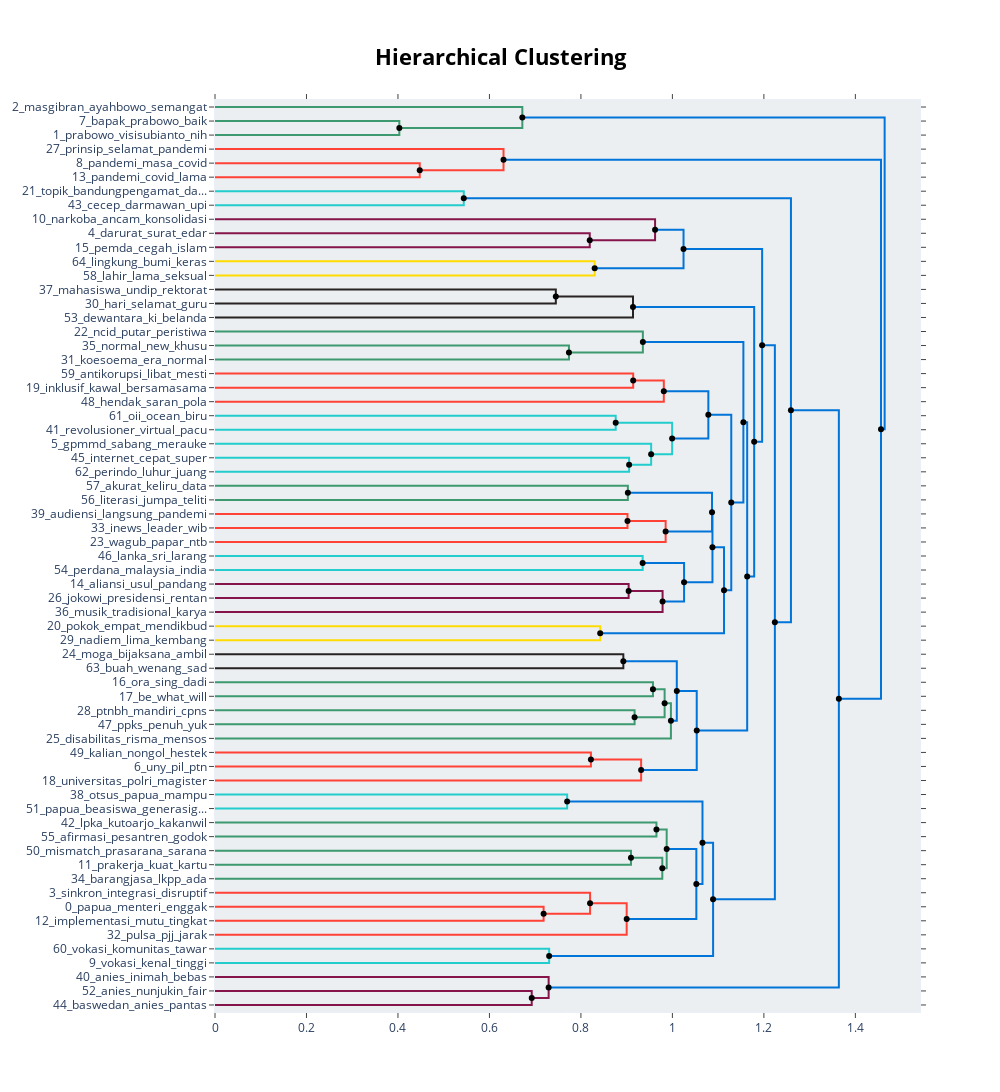

Notebook code for this chart:
### Code cell
hierarchical_topics = topic_model.hierarchical_topics(text_data)
topic_model.visualize_hierarchy(hierarchical_topics=hierarchical_topics)

### Figure 1 — Plotly figure (JSON) as saved in the notebook; plotly's stock layout.template omitted (floating-point values rounded to 4 significant figures)
{"data": [{"hoverinfo": "text", "marker": {"color": "rgb(61,153,112)"}, "mode": "lines", "text": ["bapak_prabowo_baik_nih_solutif", "", "", "prabowo_visisubianto_nih_bapak_delapansmangat"], "type": "scatter", "x": [0, 0.403, 0.403, 0], "xaxis": "x", "y": [-15, -15, -25, -25], "yaxis": "y"}, {"hoverinfo": "text", "marker": {"color": "rgb(61,153,112)"}, "mode": "lines", "text": ["masgibran_ayahbowo_semangat_nih_akusih", "", "", "prabowo_bapak_nih_visisubianto_naik"], "type": "scatter", "x": [0, 0.6719, 0.6719, 0.403], "xaxis": "x", "y": [-5, -5, -20, -20], "yaxis": "y"}, {"hoverinfo": "text", "marker": {"color": "rgb(255,65,54)"}, "mode": "lines", "text": ["pandemi_masa_covid_prinsip_intensif", "", "", "pandemi_covid_lama_masa_ubah"], "type": "scatter", "x": [0, 0.4476, 0.4476, 0], "xaxis": "x", "y": [-45, -45, -55, -55], "yaxis": "y"}, {"hoverinfo": "text", "marker": {"color": "rgb(255,65,54)"}, "mode": "lines", "text": ["prinsip_selamat_pandemi_masa_serta", "", "", "pandemi_masa_covid_lama_prinsip"], "type": "scatter", "x": [0, 0.6308, 0.6308, 0.4476], "xaxis": "x", "y": [-35, -35, -50, -50], "yaxis": "y"}, {"hoverinfo": "text", "marker": {"color": "rgb(35,205,205)"}, "mode": "lines", "text": ["topik_bandungpengamat_darmawan_cecep_prof", "", "", "cecep_darmawan_upi_universitas_pakar"], "type": "scatter", "x": [0, 0.5439, 0.5439, 0], "xaxis": "x", "y": [-65, -65, -75, -75], "yaxis": "y"}, {"hoverinfo": "text", "marker": {"color": "rgb(133,20,75)"}, "mode": "lines", "text": ["darurat_surat_edar_sebar_nomor", "", "", "pemda_cegah_islam_minta_corona"], "type": "scatter", "x": [0, 0.8193, 0.8193, 0], "xaxis": "x", "y": [-95, -95, -105, -105], "yaxis": "y"}, {"hoverinfo": "text", "marker": {"color": "rgb(133,20,75)"}, "mode": "lines", "text": ["narkoba_ancam_konsolidasi_tanggap_giat", "", "", "sebar_darurat_surat_edar_nomor"], "type": "scatter", "x": [0, 0.9621, 0.9621, 0.8193], "xaxis": "x", "y": [-85, -85, -100, -100], "yaxis": "y"}, {"hoverinfo": "text", "marker": {"color": "rgb(255,220,0)"}, "mode": "lines", "text": ["lingkung_bumi_keras_konsisten_cegah", "", "", "lahir_lama_seksual_institusi_ingat"], "type": "scatter", "x": [0, 0.83, 0.83, 0], "xaxis": "x", "y": [-115, -115, -125, -125], "yaxis": "y"}, {"hoverinfo": "text", "marker": {"color": "rgb(0,116,217)"}, "mode": "lines", "text": ["sebar_darurat_surat_edar_laksana", "", "", "keras_cegah_lahir_lingkung_bumi"], "type": "scatter", "x": [0.9621, 1.024, 1.024, 0.83], "xaxis": "x", "y": [-92.5, -92.5, -120, -120], "yaxis": "y"}, {"hoverinfo": "text", "marker": {"color": "rgb(40,35,35)"}, "mode": "lines", "text": ["mahasiswa_undip_rektorat_hari_hubung", "", "", "hari_selamat_guru_nasional_mang"], "type": "scatter", "x": [0, 0.7451, 0.7451, 0], "xaxis": "x", "y": [-135, -135, -145, -145], "yaxis": "y"}, {"hoverinfo": "text", "marker": {"color": "rgb(40,35,35)"}, "mode": "lines", "text": ["hari_nasional_mahasiswa_undip_rektorat", "", "", "dewantara_ki_belanda_hadjar_hindia"], "type": "scatter", "x": [0.7451, 0.9139, 0.9139, 0], "xaxis": "x", "y": [-140, -140, -155, -155], "yaxis": "y"}, {"hoverinfo": "text", "marker": {"color": "rgb(61,153,112)"}, "mode": "lines", "text": ["normal_new_khusu_terburuburu_yati", "", "", "koesoema_era_normal_dokter_doni"], "type": "scatter", "x": [0, 0.7738, 0.7738, 0], "xaxis": "x", "y": [-175, -175, -185, -185], "yaxis": "y"}, {"hoverinfo": "text", "marker": {"color": "rgb(61,153,112)"}, "mode": "lines", "text": ["ncid_putar_peristiwa_opini_bidang", "", "", "normal_new_khusu_terburuburu_yati"], "type": "scatter", "x": [0, 0.9354, 0.9354, 0.7738], "xaxis": "x", "y": [-165, -165, -180, -180], "yaxis": "y"}, {"hoverinfo": "text", "marker": {"color": "rgb(255,65,54)"}, "mode": "lines", "text": ["antikorupsi_libat_mesti_materi_mang", "", "", "inklusif_kawal_bersamasama_vamsa_sobat"], "type": "scatter", "x": [0, 0.9142, 0.9142, 0], "xaxis": "x", "y": [-195, -195, -205, -205], "yaxis": "y"}, {"hoverinfo": "text", "marker": {"color": "rgb(255,65,54)"}, "mode": "lines", "text": ["inklusif_kawal_bersamasama_vamsa_mesti", "", "", "hendak_saran_pola_bila_dar"], "type": "scatter", "x": [0.9142, 0.9812, 0.9812, 0], "xaxis": "x", "y": [-200, -200, -215, -215], "yaxis": "y"}, {"hoverinfo": "text", "marker": {"color": "rgb(35,205,205)"}, "mode": "lines", "text": ["oii_ocean_biru_laut_of", "", "", "revolusioner_virtual_pacu_terus_jawa"], "type": "scatter", "x": [0, 0.8761, 0.8761, 0], "xaxis": "x", "y": [-225, -225, -235, -235], "yaxis": "y"}, {"hoverinfo": "text", "marker": {"color": "rgb(35,205,205)"}, "mode": "lines", "text": ["internet_cepat_super_urut_gratis", "", "", "perindo_luhur_juang_idealisme_daulat"], "type": "scatter", "x": [0, 0.9054, 0.9054, 0], "xaxis": "x", "y": [-255, -255, -265, -265], "yaxis": "y"}, {"hoverinfo": "text", "marker": {"color": "rgb(35,205,205)"}, "mode": "lines", "text": ["gpmmd_sabang_merauke_ganjarmahfud_gratis", "", "", "internet_cepat_super_hadir_urut"], "type": "scatter", "x": [0, 0.9535, 0.9535, 0.9054], "xaxis": "x", "y": [-245, -245, -260, -260], "yaxis": "y"}, {"hoverinfo": "text", "marker": {"color": "rgb(35,205,205)"}, "mode": "lines", "text": ["unggul_revolusioner_virtual_wujud_oii", "", "", "gpmmd_merauke_sabang_gratis_ganjarmahfud"], "type": "scatter", "x": [0.8761, 0.9994, 0.9994, 0.9535], "xaxis": "x", "y": [-230, -230, -252.5, -252.5], "yaxis": "y"}, {"hoverinfo": "text", "marker": {"color": "rgb(0,116,217)"}, "mode": "lines", "text": ["inklusif_kawal_bersamasama_vamsa_implementasi", "", "", "gpmmd_merauke_sabang_gratis_ganjarmahfud"], "type": "scatter", "x": [0.9812, 1.079, 1.079, 0.9994], "xaxis": "x", "y": [-207.5, -207.5, -241.2, -241.2], "yaxis": "y"}, {"hoverinfo": "text", "marker": {"color": "rgb(61,153,112)"}, "mode": "lines", "text": ["akurat_keliru_data_analisis_paham", "", "", "literasi_jumpa_teliti_senjang_data"], "type": "scatter", "x": [0, 0.9026, 0.9026, 0], "xaxis": "x", "y": [-275, -275, -285, -285], "yaxis": "y"}, {"hoverinfo": "text", "marker": {"color": "rgb(255,65,54)"}, "mode": "lines", "text": ["audiensi_langsung_pandemi_sedang_biaya", "", "", "inews_leader_wib_talk_youtube"], "type": "scatter", "x": [0, 0.9018, 0.9018, 0], "xaxis": "x", "y": [-295, -295, -305, -305], "yaxis": "y"}, {"hoverinfo": "text", "marker": {"color": "rgb(255,65,54)"}, "mode": "lines", "text": ["inews_pandemi_audiensi_tengah_leader", "", "", "wagub_papar_ntb_unj_ikat"], "type": "scatter", "x": [0.9018, 0.9852, 0.9852, 0], "xaxis": "x", "y": [-300, -300, -315, -315], "yaxis": "y"}, {"hoverinfo": "text", "marker": {"color": "rgb(0,116,217)"}, "mode": "lines", "text": ["data_literasi_akurat_keliru_jumpa", "", "", "webinar_inews_wagub_papar_pandemi"], "type": "scatter", "x": [0.9026, 1.087, 1.087, 0.9852], "xaxis": "x", "y": [-280, -280, -307.5, -307.5], "yaxis": "y"}, {"hoverinfo": "text", "marker": {"color": "rgb(35,205,205)"}, "mode": "lines", "text": ["lanka_sri_larang_burka_tutup", "", "", "perdana_malaysia_india_mundur_habis"], "type": "scatter", "x": [0, 0.935, 0.935, 0], "xaxis": "x", "y": [-325, -325, -335, -335], "yaxis": "y"}, {"hoverinfo": "text", "marker": {"color": "rgb(133,20,75)"}, "mode": "lines", "text": ["aliansi_usul_pandang_sampai_bagai", "", "", "jokowi_presidensi_rentan_adaptasi_lindung"], "type": "scatter", "x": [0, 0.9043, 0.9043, 0], "xaxis": "x", "y": [-345, -345, -355, -355], "yaxis": "y"}, {"hoverinfo": "text", "marker": {"color": "rgb(133,20,75)"}, "mode": "lines", "text": ["aliansi_jokowi_usul_presiden_pandang", "", "", "musik_tradisional_karya_apresiasi_lindung"], "type": "scatter", "x": [0.9043, 0.9785, 0.9785, 0], "xaxis": "x", "y": [-350, -350, -365, -365], "yaxis": "y"}, {"hoverinfo": "text", "marker": {"color": "rgb(0,116,217)"}, "mode": "lines", "text": ["lanka_larang_sri_burka_tutup", "", "", "aliansi_musik_jokowi_lindung_usul"], "type": "scatter", "x": [0.935, 1.026, 1.026, 0.9785], "xaxis": "x", "y": [-330, -330, -357.5, -357.5], "yaxis": "y"}, {"hoverinfo": "text", "marker": {"color": "rgb(0,116,217)"}, "mode": "lines", "text": ["webinar_data_literasi_inews_akurat", "", "", "aliansi_musik_jokowi_lindung_usul"], "type": "scatter", "x": [1.087, 1.088, 1.088, 1.026], "xaxis": "x", "y": [-293.8, -293.8, -343.8, -343.8], "yaxis": "y"}, {"hoverinfo": "text", "marker": {"color": "rgb(255,220,0)"}, "mode": "lines", "text": ["pokok_empat_mendikbud_tetap_merdeka", "", "", "nadiem_lima_kembang_mendikbud_orientasi"], "type": "scatter", "x": [0, 0.8422, 0.8422, 0], "xaxis": "x", "y": [-375, -375, -385, -385], "yaxis": "y"}, {"hoverinfo": "text", "marker": {"color": "rgb(0,116,217)"}, "mode": "lines", "text": ["aliansi_musik_jokowi_lindung_usul", "", "", "pokok_mendikbud_empat_tetap_nadiem"], "type": "scatter", "x": [1.088, 1.113, 1.113, 0.8422], "xaxis": "x", "y": [-318.8, -318.8, -380, -380], "yaxis": "y"}, {"hoverinfo": "text", "marker": {"color": "rgb(0,116,217)"}, "mode": "lines", "text": ["gpmmd_merauke_sabang_gratis_ganjarmahfud", "", "", "aliansi_musik_jokowi_lindung_usul"], "type": "scatter", "x": [1.079, 1.129, 1.129, 1.113], "xaxis": "x", "y": [-224.4, -224.4, -349.4, -349.4], "yaxis": "y"}, {"hoverinfo": "text", "marker": {"color": "rgb(0,116,217)"}, "mode": "lines", "text": ["normal_new_baru_terburuburu_yati", "", "", "gpmmd_sabang_merauke_gratis_ganjarmahfud"], "type": "scatter", "x": [0.9354, 1.155, 1.155, 1.129], "xaxis": "x", "y": [-172.5, -172.5, -286.9, -286.9], "yaxis": "y"}, {"hoverinfo": "text", "marker": {"color": "rgb(40,35,35)"}, "mode": "lines", "text": ["moga_bijaksana_ambil_segera_insiden", "", "", "buah_wenang_sad_pentingkepada_angkat"], "type": "scatter", "x": [0, 0.8927, 0.8927, 0], "xaxis": "x", "y": [-395, -395, -405, -405], "yaxis": "y"}, {"hoverinfo": "text", "marker": {"color": "rgb(61,153,112)"}, "mode": "lines", "text": ["ora_sing_dadi_iso_teu", "", "", "be_what_will_not_think"], "type": "scatter", "x": [0, 0.9575, 0.9575, 0], "xaxis": "x", "y": [-415, -415, -425, -425], "yaxis": "y"}, {"hoverinfo": "text", "marker": {"color": "rgb(61,153,112)"}, "mode": "lines", "text": ["ptnbh_mandiri_cpns_snmptn_jalur", "", "", "ppks_penuh_yuk_kena_dukung"], "type": "scatter", "x": [0, 0.9173, 0.9173, 0], "xaxis": "x", "y": [-435, -435, -445, -445], "yaxis": "y"}, {"hoverinfo": "text", "marker": {"color": "rgb(61,153,112)"}, "mode": "lines", "text": ["ora_sing_be_dadi_teu", "", "", "ptnbh_ppks_penuh_yuk_jadi"], "type": "scatter", "x": [0.9575, 0.983, 0.983, 0.9173], "xaxis": "x", "y": [-420, -420, -440, -440], "yaxis": "y"}, {"hoverinfo": "text", "marker": {"color": "rgb(61,153,112)"}, "mode": "lines", "text": ["ora_ptnbh_ppks_sing_be", "", "", "disabilitas_risma_mensos_tara_dorong"], "type": "scatter", "x": [0.983, 0.9968, 0.9968, 0], "xaxis": "x", "y": [-430, -430, -455, -455], "yaxis": "y"}, {"hoverinfo": "text", "marker": {"color": "rgb(0,116,217)"}, "mode": "lines", "text": ["moga_ambil_bijaksana_segera_insiden", "", "", "disabilitas_risma_tara_mensos_dorong"], "type": "scatter", "x": [0.8927, 1.01, 1.01, 0.9968], "xaxis": "x", "y": [-400, -400, -442.5, -442.5], "yaxis": "y"}, {"hoverinfo": "text", "marker": {"color": "rgb(255,65,54)"}, "mode": "lines", "text": ["kalian_nongol_hestek_cm_speak", "", "", "uny_pil_ptn_cm_manajemen"], "type": "scatter", "x": [0, 0.8218, 0.8218, 0], "xaxis": "x", "y": [-465, -465, -475, -475], "yaxis": "y"}, {"hoverinfo": "text", "marker": {"color": "rgb(255,65,54)"}, "mode": "lines", "text": ["uny_pil_ptn_cm_manajemen", "", "", "universitas_polri_magister_kristanto_iptu"], "type": "scatter", "x": [0.8218, 0.9316, 0.9316, 0], "xaxis": "x", "y": [-470, -470, -485, -485], "yaxis": "y"}, {"hoverinfo": "text", "marker": {"color": "rgb(0,116,217)"}, "mode": "lines", "text": ["disabilitas_risma_tara_mensos_dorong", "", "", "uny_pil_ptn_universitas_cm"], "type": "scatter", "x": [1.01, 1.053, 1.053, 0.9316], "xaxis": "x", "y": [-421.2, -421.2, -477.5, -477.5], "yaxis": "y"}, {"hoverinfo": "text", "marker": {"color": "rgb(0,116,217)"}, "mode": "lines", "text": ["gpmmd_merauke_sabang_gratis_ganjarmahfud", "", "", "uny_pil_ptn_disabilitas_risma"], "type": "scatter", "x": [1.155, 1.163, 1.163, 1.053], "xaxis": "x", "y": [-229.7, -229.7, -449.4, -449.4], "yaxis": "y"}, {"hoverinfo": "text", "marker": {"color": "rgb(0,116,217)"}, "mode": "lines", "text": ["hari_nasional_selamat_dewantara_mahasiswa", "", "", "gpmmd_merauke_sabang_gratis_uny"], "type": "scatter", "x": [0.9139, 1.179, 1.179, 1.163], "xaxis": "x", "y": [-147.5, -147.5, -339.5, -339.5], "yaxis": "y"}, {"hoverinfo": "text", "marker": {"color": "rgb(0,116,217)"}, "mode": "lines", "text": ["sebar_darurat_surat_edar_laksana", "", "", "gpmmd_sabang_merauke_gratis_uny"], "type": "scatter", "x": [1.024, 1.196, 1.196, 1.179], "xaxis": "x", "y": [-106.2, -106.2, -243.5, -243.5], "yaxis": "y"}, {"hoverinfo": "text", "marker": {"color": "rgb(35,205,205)"}, "mode": "lines", "text": ["otsus_papua_mampu_taraf_tingkat", "", "", "papua_beasiswa_generasigenerasi_sumbangsih_lain"], "type": "scatter", "x": [0, 0.7699, 0.7699, 0], "xaxis": "x", "y": [-495, -495, -505, -505], "yaxis": "y"}, {"hoverinfo": "text", "marker": {"color": "rgb(61,153,112)"}, "mode": "lines", "text": ["lpka_kutoarjo_kakanwil_yuspahruddin_pendidikanamppengentasan", "", "", "afirmasi_pesantren_godok_mulus_sektor"], "type": "scatter", "x": [0, 0.9651, 0.9651, 0], "xaxis": "x", "y": [-515, -515, -525, -525], "yaxis": "y"}, {"hoverinfo": "text", "marker": {"color": "rgb(61,153,112)"}, "mode": "lines", "text": ["mismatch_prasarana_sarana_perata_reformasi", "", "", "prakerja_kuat_kartu_efektivitas_pip"], "type": "scatter", "x": [0, 0.9094, 0.9094, 0], "xaxis": "x", "y": [-535, -535, -545, -545], "yaxis": "y"}, {"hoverinfo": "text", "marker": {"color": "rgb(61,153,112)"}, "mode": "lines", "text": ["kuat_prakerja_kartu_efektivitas_pip", "", "", "barangjasa_lkpp_ada_latih_ppsdm"], "type": "scatter", "x": [0.9094, 0.9779, 0.9779, 0], "xaxis": "x", "y": [-540, -540, -555, -555], "yaxis": "y"}, {"hoverinfo": "text", "marker": {"color": "rgb(61,153,112)"}, "mode": "lines", "text": ["lpka_kutoarjo_kakanwil_yuspahruddin_pendidikanamppengentasan", "", "", "kuat_prakerja_kartu_efektivitas_pip"], "type": "scatter", "x": [0.9651, 0.9875, 0.9875, 0.9779], "xaxis": "x", "y": [-520, -520, -547.5, -547.5], "yaxis": "y"}, {"hoverinfo": "text", "marker": {"color": "rgb(255,65,54)"}, "mode": "lines", "text": ["papua_menteri_enggak_ganjar_nadiem", "", "", "implementasi_mutu_tingkat_jenisjenis_kskk"], "type": "scatter", "x": [0, 0.7184, 0.7184, 0], "xaxis": "x", "y": [-575, -575, -585, -585], "yaxis": "y"}, {"hoverinfo": "text", "marker": {"color": "rgb(255,65,54)"}, "mode": "lines", "text": ["sinkron_integrasi_disruptif_publik_jalur", "", "", "papua_menteri_enggak_ganjar_nadiem"], "type": "scatter", "x": [0, 0.82, 0.82, 0.7184], "xaxis": "x", "y": [-565, -565, -580, -580], "yaxis": "y"}, {"hoverinfo": "text", "marker": {"color": "rgb(255,65,54)"}, "mode": "lines", "text": ["papua_menteri_enggak_ganjar_nadiem", "", "", "pulsa_pjj_jarak_bantu_positif"], "type": "scatter", "x": [0.82, 0.9, 0.9, 0], "xaxis": "x", "y": [-572.5, -572.5, -595, -595], "yaxis": "y"}, {"hoverinfo": "text", "marker": {"color": "rgb(0,116,217)"}, "mode": "lines", "text": ["kuat_prakerja_kartu_efektivitas_pip", "", "", "papua_menteri_enggak_ajar_budaya"], "type": "scatter", "x": [0.9875, 1.052, 1.052, 0.9], "xaxis": "x", "y": [-533.8, -533.8, -583.8, -583.8], "yaxis": "y"}, {"hoverinfo": "text", "marker": {"color": "rgb(0,116,217)"}, "mode": "lines", "text": ["papua_otsus_beasiswa_kualitas_tingkat", "", "", "menteri_papua_enggak_perintah_ajar"], "type": "scatter", "x": [0.7699, 1.066, 1.066, 1.052], "xaxis": "x", "y": [-500, -500, -558.8, -558.8], "yaxis": "y"}, {"hoverinfo": "text", "marker": {"color": "rgb(35,205,205)"}, "mode": "lines", "text": ["vokasi_komunitas_tawar_presidensi_latih", "", "", "vokasi_kenal_tinggi_merdeka_profesional"], "type": "scatter", "x": [0, 0.7305, 0.7305, 0], "xaxis": "x", "y": [-605, -605, -615, -615], "yaxis": "y"}, {"hoverinfo": "text", "marker": {"color": "rgb(0,116,217)"}, "mode": "lines", "text": ["papua_menteri_enggak_perintah_ajar", "", "", "vokasi_kenal_tinggi_merdeka_profesional"], "type": "scatter", "x": [1.066, 1.089, 1.089, 0.7305], "xaxis": "x", "y": [-529.4, -529.4, -610, -610], "yaxis": "y"}, {"hoverinfo": "text", "marker": {"color": "rgb(0,116,217)"}, "mode": "lines", "text": ["gpmmd_sabang_merauke_sebar_surat", "", "", "papua_menteri_ajar_enggak_perintah"], "type": "scatter", "x": [1.196, 1.224, 1.224, 1.089], "xaxis": "x", "y": [-174.9, -174.9, -569.7, -569.7], "yaxis": "y"}, {"hoverinfo": "text", "marker": {"color": "rgb(0,116,217)"}, "mode": "lines", "text": ["cecep_darmawan_upi_prof_topik", "", "", "indonesia_papua_ajar_menteri_ganjar"], "type": "scatter", "x": [0.5439, 1.259, 1.259, 1.224], "xaxis": "x", "y": [-70, -70, -372.3, -372.3], "yaxis": "y"}, {"hoverinfo": "text", "marker": {"color": "rgb(133,20,75)"}, "mode": "lines", "text": ["anies_nunjukin_fair_wibawa_kompeten", "", "", "baswedan_anies_pantas_kompeten_alam"], "type": "scatter", "x": [0, 0.6924, 0.6924, 0], "xaxis": "x", "y": [-635, -635, -645, -645], "yaxis": "y"}, {"hoverinfo": "text", "marker": {"color": "rgb(133,20,75)"}, "mode": "lines", "text": ["anies_inimah_bebas_jakarta_rata", "", "", "anies_kompeten_baswedan_pantas_nunjukin"], "type": "scatter", "x": [0, 0.7294, 0.7294, 0.6924], "xaxis": "x", "y": [-625, -625, -640, -640], "yaxis": "y"}, {"hoverinfo": "text", "marker": {"color": "rgb(0,116,217)"}, "mode": "lines", "text": ["indonesia_papua_ajar_menteri_ganjar", "", "", "anies_baswedan_jakarta_kompeten_inimah"], "type": "scatter", "x": [1.259, 1.364, 1.364, 0.7294], "xaxis": "x", "y": [-221.1, -221.1, -632.5, -632.5], "yaxis": "y"}, {"hoverinfo": "text", "marker": {"color": "rgb(0,116,217)"}, "mode": "lines", "text": ["pandemi_masa_covid_prinsip_lama", "", "", "indonesia_papua_ajar_menteri_ganjar"], "type": "scatter", "x": [0.6308, 1.456, 1.456, 1.364], "xaxis": "x", "y": [-42.5, -42.5, -426.8, -426.8], "yaxis": "y"}, {"hoverinfo": "text", "marker": {"color": "rgb(0,116,217)"}, "mode": "lines", "text": ["nih_prabowo_solutif_baik_ingin", "", "", "indonesia_papua_ajar_menteri_perintah"], "type": "scatter", "x": [0.6719, 1.464, 1.464, 1.456], "xaxis": "x", "y": [-12.5, -12.5, -234.7, -234.7], "yaxis": "y"}, {"hoverinfo": "text", "hovertext": ["sebar_darurat_surat_edar_laksana", "hari_nasional_mahasiswa_undip_rektorat", "inklusif_kawal_bersamasama_vamsa_mesti", "unggul_revolusioner_virtual_wujud_oii", "inklusif_kawal_bersamasama_vamsa_implementasi", "inews_pandemi_audiensi_tengah_leader", "data_literasi_akurat_keliru_jumpa", "aliansi_jokowi_usul_presiden_pandang", "lanka_larang_sri_burka_tutup", "webinar_data_literasi_inews_akurat", "aliansi_musik_jokowi_lindung_usul", "gpmmd_merauke_sabang_gratis_ganjarmahfud", "normal_new_baru_terburuburu_yati", "ora_sing_be_dadi_teu", "ora_ptnbh_ppks_sing_be", "moga_ambil_bijaksana_segera_insiden", "uny_pil_ptn_cm_manajemen", "disabilitas_risma_tara_mensos_dorong", "gpmmd_merauke_sabang_gratis_ganjarmahfud", "hari_nasional_selamat_dewantara_mahasiswa", "sebar_darurat_surat_edar_laksana", "kuat_prakerja_kartu_efektivitas_pip", "lpka_kutoarjo_kakanwil_yuspahruddin_pendidikanamppengentasan", "papua_menteri_enggak_ganjar_nadiem", "kuat_prakerja_kartu_efektivitas_pip", "papua_otsus_beasiswa_kualitas_tingkat", "papua_menteri_enggak_perintah_ajar", "gpmmd_sabang_merauke_sebar_surat", "cecep_darmawan_upi_prof_topik", "indonesia_papua_ajar_menteri_ganjar", "pandemi_masa_covid_prinsip_lama", "nih_prabowo_solutif_baik_ingin"], "marker": {"color": "black"}, "mode": "markers", "showlegend": false, "type": "scatter", "x": [0.9621, 0.7451, 0.9142, 0.8761, 0.9812, 0.9018, 0.9026, 0.9043, 0.935, 1.087, 1.088, 1.079, 0.9354, 0.9575, 0.983, 0.8927, 0.8218, 1.01, 1.155, 0.9139, 1.024, 0.9094, 0.9651, 0.82, 0.9875, 0.7699, 1.066, 1.196, 0.5439, 1.259, 0.6308, 0.6719], "y": [-92.5, -140, -200, -230, -207.5, -300, -280, -350, -330, -293.8, -318.8, -224.4, -172.5, -420, -430, -400, -470, -421.2, -229.7, -147.5, -106.2, -540, -520, -572.5, -533.8, -500, -529.4, -174.9, -70, -221.1, -42.5, -12.5]}, {"hoverinfo": "text", "hovertext": ["prabowo_bapak_nih_visisubianto_naik", "pandemi_masa_covid_lama_prinsip", "sebar_darurat_surat_edar_nomor", "keras_cegah_lahir_lingkung_bumi", "normal_new_khusu_terburuburu_yati", "internet_cepat_super_hadir_urut", "gpmmd_merauke_sabang_gratis_ganjarmahfud", "gpmmd_merauke_sabang_gratis_ganjarmahfud", "webinar_inews_wagub_papar_pandemi", "aliansi_musik_jokowi_lindung_usul", "aliansi_musik_jokowi_lindung_usul", "pokok_mendikbud_empat_tetap_nadiem", "aliansi_musik_jokowi_lindung_usul", "gpmmd_sabang_merauke_gratis_ganjarmahfud", "ptnbh_ppks_penuh_yuk_jadi", "disabilitas_risma_tara_mensos_dorong", "uny_pil_ptn_universitas_cm", "uny_pil_ptn_disabilitas_risma", "gpmmd_merauke_sabang_gratis_uny", "gpmmd_sabang_merauke_gratis_uny", "kuat_prakerja_kartu_efektivitas_pip", "papua_menteri_enggak_ganjar_nadiem", "papua_menteri_enggak_ajar_budaya", "menteri_papua_enggak_perintah_ajar", "vokasi_kenal_tinggi_merdeka_profesional", "papua_menteri_ajar_enggak_perintah", "indonesia_papua_ajar_menteri_ganjar", "anies_kompeten_baswedan_pantas_nunjukin", "anies_baswedan_jakarta_kompeten_inimah", "indonesia_papua_ajar_menteri_ganjar", "indonesia_papua_ajar_menteri_perintah"], "marker": {"color": "black"}, "mode": "markers", "showlegend": false, "type": "scatter", "x": [0.403, 0.4476, 0.8193, 0.83, 0.7738, 0.9054, 0.9535, 0.9994, 0.9852, 0.9785, 1.026, 0.8422, 1.113, 1.129, 0.9173, 0.9968, 0.9316, 1.053, 1.163, 1.179, 0.9779, 0.7184, 0.9, 1.052, 0.7305, 1.089, 1.224, 0.6924, 0.7294, 1.364, 1.456], "y": [-20, -50, -100, -120, -180, -260, -252.5, -241.2, -307.5, -357.5, -343.8, -380, -349.4, -286.9, -440, -442.5, -477.5, -449.4, -339.5, -243.5, -547.5, -580, -583.8, -558.8, -610, -569.7, -372.3, -640, -632.5, -426.8, -234.7]}], "layout": {"autosize": false, "height": 1175, "hoverlabel": {"bgcolor": "white", "font": {"family": "Rockwell", "size": 16}}, "hovermode": "closest", "plot_bgcolor": "#ECEFF1", "showlegend": false, "title": {"font": {"color": "Black", "size": 22}, "text": "<b>Hierarchical Clustering</b>", "x": 0.5, "xanchor": "center", "yanchor": "top"}, "width": 1000, "xaxis": {"mirror": "allticks", "rangemode": "tozero", "showgrid": false, "showline": true, "showticklabels": true, "ticks": "outside", "type": "linear", "zeroline": false}, "yaxis": {"mirror": "allticks", "range": [-650, 0], "rangemode": "tozero", "showgrid": false, "showline": true, "showticklabels": true, "tickmode": "array", "ticks": "outside", "ticktext": ["2_masgibran_ayahbowo_semangat", "7_bapak_prabowo_baik", "1_prabowo_visisubianto_nih", "27_prinsip_selamat_pandemi", "8_pandemi_masa_covid", "13_pandemi_covid_lama", "21_topik_bandungpengamat_da...", "43_cecep_darmawan_upi", "10_narkoba_ancam_konsolidasi", "4_darurat_surat_edar", "15_pemda_cegah_islam", "64_lingkung_bumi_keras", "58_lahir_lama_seksual", "37_mahasiswa_undip_rektorat", "30_hari_selamat_guru", "53_dewantara_ki_belanda", "22_ncid_putar_peristiwa", "35_normal_new_khusu", "31_koesoema_era_normal", "59_antikorupsi_libat_mesti", "19_inklusif_kawal_bersamasama", "48_hendak_saran_pola", "61_oii_ocean_biru", "41_revolusioner_virtual_pacu", "5_gpmmd_sabang_merauke", "45_internet_cepat_super", "62_perindo_luhur_juang", "57_akurat_keliru_data", "56_literasi_jumpa_teliti", "39_audiensi_langsung_pandemi", "33_inews_leader_wib", "23_wagub_papar_ntb", "46_lanka_sri_larang", "54_perdana_malaysia_india", "14_aliansi_usul_pandang", "26_jokowi_presidensi_rentan", "36_musik_tradisional_karya", "20_pokok_empat_mendikbud", "29_nadiem_lima_kembang", "24_moga_bijaksana_ambil", "63_buah_wenang_sad", "16_ora_sing_dadi", "17_be_what_will", "28_ptnbh_mandiri_cpns", "47_ppks_penuh_yuk", "25_disabilitas_risma_mensos", "49_kalian_nongol_hestek", "6_uny_pil_ptn", "18_universitas_polri_magister", "38_otsus_papua_mampu", "51_papua_beasiswa_generasig...", "42_lpka_kutoarjo_kakanwil", "55_afirmasi_pesantren_godok", "50_mismatch_prasarana_sarana", "11_prakerja_kuat_kartu", "34_barangjasa_lkpp_ada", "3_sinkron_integrasi_disruptif", "0_papua_menteri_enggak", "12_implementasi_mutu_tingkat", "32_pulsa_pjj_jarak", "60_vokasi_komunitas_tawar", "9_vokasi_kenal_tinggi", "40_anies_inimah_bebas", "52_anies_nunjukin_fair", "44_baswedan_anies_pantas"], "tickvals": [-5, -15, -25, -35, -45, -55, -65, -75, -85, -95, -105, -115, -125, -135, -145, -155, -165, -175, -185, -195, -205, -215, -225, -235, -245, -255, -265, -275, -285, -295, -305, -315, -325, -335, -345, -355, -365, -375, -385, -395, -405, -415, -425, -435, -445, -455, -465, -475, -485, -495, -505, -515, -525, -535, -545, -555, -565, -575, -585, -595, -605, -615, -625, -635, -645], "type": "linear", "zeroline": false}}}
